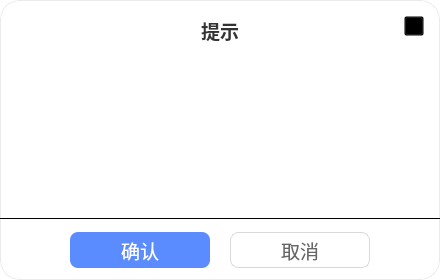
<?xml version="1.0" encoding="UTF-8"?>
<ui version="4.0">
 <class>Form</class>
 <widget class="QWidget" name="Form">
  <property name="geometry">
   <rect>
    <x>0</x>
    <y>0</y>
    <width>440</width>
    <height>280</height>
   </rect>
  </property>
  <property name="minimumSize">
   <size>
    <width>440</width>
    <height>280</height>
   </size>
  </property>
  <property name="maximumSize">
   <size>
    <width>440</width>
    <height>280</height>
   </size>
  </property>
  <property name="windowTitle">
   <string>Form</string>
  </property>
  <property name="styleSheet">
   <string notr="true">QWidget#Form {
	background-color: rgb(255, 255, 255);
	border-radius: 20px;
	border: 1px solid rgba(0, 0, 0, 0.08);
}</string>
  </property>
  <widget class="QLabel" name="label_title">
   <property name="geometry">
    <rect>
     <x>0</x>
     <y>16</y>
     <width>440</width>
     <height>28</height>
    </rect>
   </property>
   <property name="font">
    <font>
     <pointsize>14</pointsize>
     <weight>75</weight>
     <bold>true</bold>
    </font>
   </property>
   <property name="styleSheet">
    <string notr="true">color: #333333;</string>
   </property>
   <property name="text">
    <string>提示</string>
   </property>
   <property name="alignment">
    <set>Qt::AlignCenter</set>
   </property>
  </widget>
  <widget class="QPushButton" name="pushButton_close">
   <property name="geometry">
    <rect>
     <x>404</x>
     <y>16</y>
     <width>20</width>
     <height>20</height>
    </rect>
   </property>
   <property name="minimumSize">
    <size>
     <width>20</width>
     <height>20</height>
    </size>
   </property>
   <property name="maximumSize">
    <size>
     <width>20</width>
     <height>20</height>
    </size>
   </property>
   <property name="styleSheet">
    <string notr="true">border-image: url(:/main/pic/main_quit.png); background: transparent;</string>
   </property>
   <property name="text">
    <string/>
   </property>
  </widget>
  <widget class="QLabel" name="label_icon">
   <property name="geometry">
    <rect>
     <x>192</x>
     <y>64</y>
     <width>55</width>
     <height>55</height>
    </rect>
   </property>
   <property name="minimumSize">
    <size>
     <width>55</width>
     <height>55</height>
    </size>
   </property>
   <property name="maximumSize">
    <size>
     <width>55</width>
     <height>55</height>
    </size>
   </property>
   <property name="styleSheet">
    <string notr="true"/>
   </property>
   <property name="text">
    <string/>
   </property>
   <property name="alignment">
    <set>Qt::AlignCenter</set>
   </property>
  </widget>
  <widget class="QLabel" name="label_message">
   <property name="geometry">
    <rect>
     <x>30</x>
     <y>135</y>
     <width>380</width>
     <height>70</height>
    </rect>
   </property>
   <property name="minimumSize">
    <size>
     <width>380</width>
     <height>50</height>
    </size>
   </property>
   <property name="maximumSize">
    <size>
     <width>380</width>
     <height>120</height>
    </size>
   </property>
   <property name="font">
    <font>
     <pointsize>14</pointsize>
    </font>
   </property>
   <property name="styleSheet">
    <string notr="true">color: #666666;</string>
   </property>
   <property name="text">
    <string/>
   </property>
   <property name="alignment">
    <set>Qt::AlignCenter</set>
   </property>
   <property name="wordWrap">
    <bool>true</bool>
   </property>
  </widget>
  <widget class="QFrame" name="line_separator">
   <property name="geometry">
    <rect>
     <x>0</x>
     <y>218</y>
     <width>440</width>
     <height>1</height>
    </rect>
   </property>
   <property name="styleSheet">
    <string notr="true">background-color: rgba(0, 0, 0, 0.06);</string>
   </property>
   <property name="frameShape">
    <enum>QFrame::HLine</enum>
   </property>
   <property name="frameShadow">
    <enum>QFrame::Plain</enum>
   </property>
  </widget>
  <widget class="QPushButton" name="pushButton_confirm">
   <property name="geometry">
    <rect>
     <x>70</x>
     <y>232</y>
     <width>140</width>
     <height>36</height>
    </rect>
   </property>
   <property name="font">
    <font>
     <pointsize>14</pointsize>
    </font>
   </property>
   <property name="styleSheet">
    <string notr="true">background-color: #5B8CFF; color: #ffffff; border: none; border-radius: 8px;</string>
   </property>
   <property name="text">
    <string>确认</string>
   </property>
  </widget>
  <widget class="QPushButton" name="pushButton_cancel">
   <property name="geometry">
    <rect>
     <x>230</x>
     <y>232</y>
     <width>140</width>
     <height>36</height>
    </rect>
   </property>
   <property name="font">
    <font>
     <pointsize>14</pointsize>
    </font>
   </property>
   <property name="styleSheet">
    <string notr="true">background-color: #ffffff; color: #666666; border: 1px solid #D9D9D9; border-radius: 8px;</string>
   </property>
   <property name="text">
    <string>取消</string>
   </property>
  </widget>
 </widget>
 <resources>
  <include location="resources.qrc"/>
 </resources>
 <connections/>
</ui>
